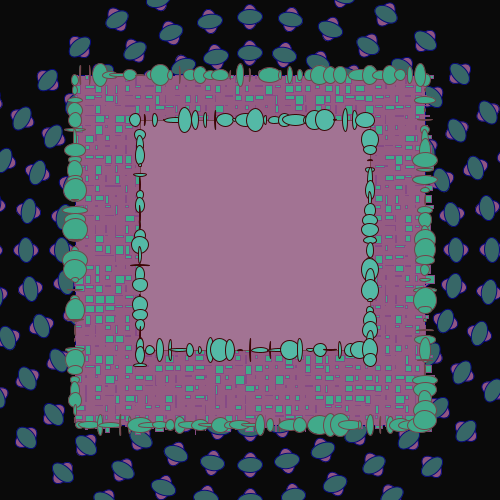
Frame 1 (no input)
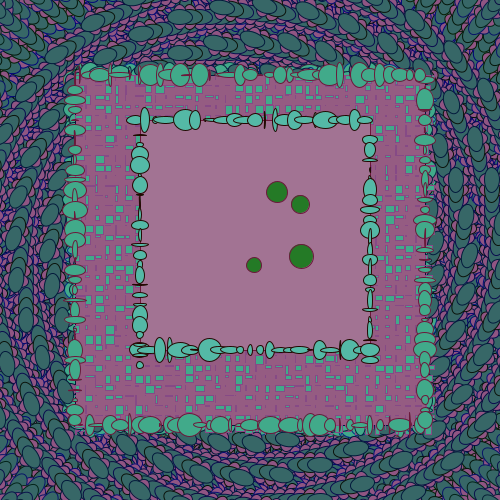
Frame 60 (the mouse pressed at the canvas centre just before this capture)
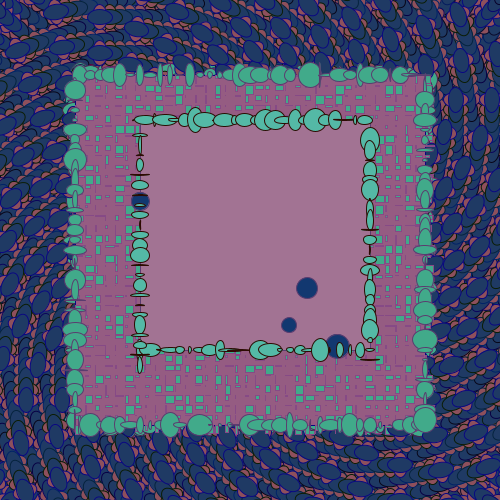
Frame 120 (the mouse held since frame 60 and released just before this capture)

The Processing sketch that drew these frames (run headless with seeded random() and noise(); from frame 60 on, the mouse is pressed at the canvas centre):

// Processing sketch: processing_23028
// ── processing_23028.pde

int m=0;
int n=0;

float x=200;
float y=250;
float directionX=240;
float directionY=260;

float x2=200;
float y2=220;
float directionX2=250;
float directionY2=290;

float x3=220;
float y3=250;
float directionX3=230;
float directionY3=300;

float x4=250;
float y4=270;
float directionX4=230;
float directionY4=260;

int a=0;
int b=0;
int c=0;
int d=0;


void setup() {
  size(500,500);
  smooth();
  background(10);
}
void draw() {
  //rotation
  stroke(random(12),random(37),random(131));
  strokeWeight(1); 
  pushMatrix();
  translate(width/2,height/2);
  for(int n=0; n<300; n++) {
      rotate(radians(10));
      if(mousePressed==true){
      fill(142,80,92);
      }else{
        fill(144,85,131);
      }
      ellipse(m,n,15,25);
      if(mousePressed==true){
      fill(31,58,100);
      }else{
        fill(55,103,103);
      }
      ellipse(m,n,25,15);
    }
  popMatrix(); 
  n=n+10;
  frameRate(100);
  if(n>500) {
    n=-10;
  }
  m=m+10;
  if(m>500) {
    m=-10;
  }
  //outer rectangle
  fill(149,92,130);
  rect(75,75,350,350);
  stroke(134,74,134);
  fill(65,170,138);
  for(int y=75; y<430; y+=10) {
    for( int x=75; x<430; x+=10) {
      rect(x,y,random(10), random(10));
    }
  }
  //outer rect
  stroke(random(134),random(74),random(134));
  fill(65,170,138);
  for(int a=80; a<430; a+=10) {
    ellipse(a,425,random(25),random(25));
  }
  for(int c=80; c<430; c+=10) {
    ellipse(425,c,random(25),random(25));
  }

  for(int b=80; b<430; b+=10) {
    ellipse(b,75,random(25),random(25));
  }
  for(int d=80; d<430; d+=10) {
    ellipse(75,d,random(25),random(25));
  }

  //inner rect
  fill(162,115,147);
  rect(140,120,230,230);

  //bouncing ball1
  x +=directionX;
  y +=directionY;
  fill(random(185),random(144),random(164));
  ellipse(x,y,15,15);
  if(x >350) {
    directionX = -9;
  }
  if(y > 350) {
    directionY = -15;
  }
  if(x < 150) {
    directionX = 14;
  }
  if(y < 150) {
    directionY = 17;
  }
  //ball2
  x2 +=directionX2;
  y2 +=directionY2;
  ellipse(x2,y2,18,18);
  if(x2 > 350) {
    directionX2 = -10;
  }
  if(y2 >350) {
    directionY2 = -16;
  }
  if(x2 < 150) {
    directionX2 = 10;
  }
  if(y2 < 150) {
    directionY2 = 13;
  }
  //ball3
  x3 +=directionX3;
  y3 +=directionY3;
  ellipse(x3,y3,21,21);
  if(x3 > 350) {
    directionX3 = -7;
  }
  if(y3 >350) {
    directionY3 = -14;
  }
  if(x3 < 150) {
    directionX3 = 8;
  }
  if(y3 < 150) {
    directionY3 = 12;
  }
  //ball4
  x4 +=directionX4;
  y4 +=directionY4;
  ellipse(x4,y4,24,24);
  if(x4 > 350) {
    directionX4 = -9;
  }
  if(y4 >350) {
    directionY4 = -11;
  }
  if(x4 < 150) {
    directionX4 = 7;
  }
  if(y4 < 150) {
    directionY4 = 14;
  }
  //inner rect
  fill(84,185,166);
  stroke(random(131),random(12),random(14));
  for(int a=140; a<370; a+=10) {
    ellipse(a,350,random(25),random(25));
  }
  for(int b=135; b<370; b+=10) {
    ellipse(140,b,random(20), random(20));
  }
  for (int c=140; c<370;c+=10) {
    ellipse(370,c,random(20),random(25));
  }
  for(int d=135; d<370; d+=10) {
    ellipse(d,120,random(25),random(25));
  }
}
